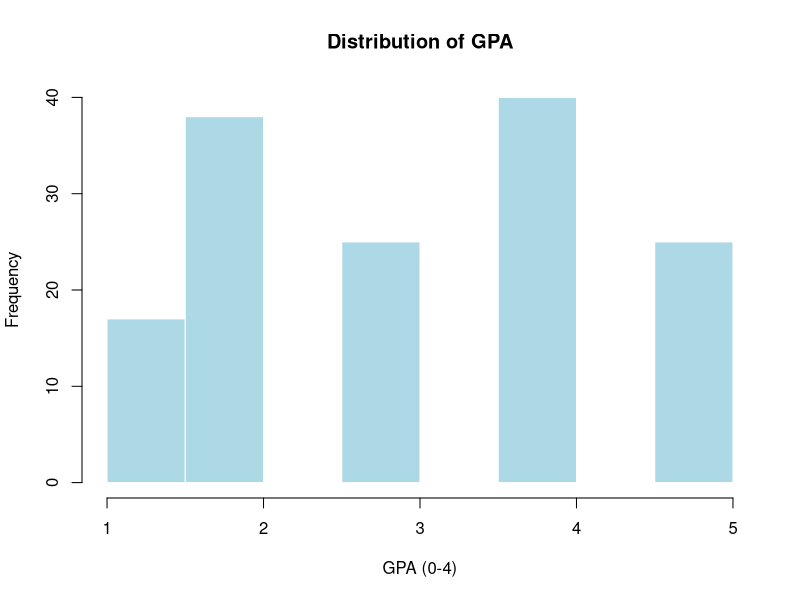
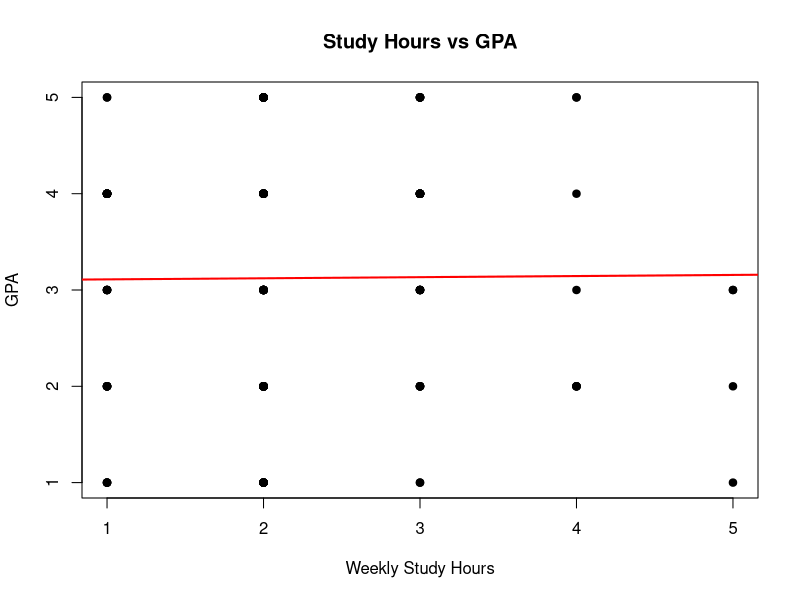
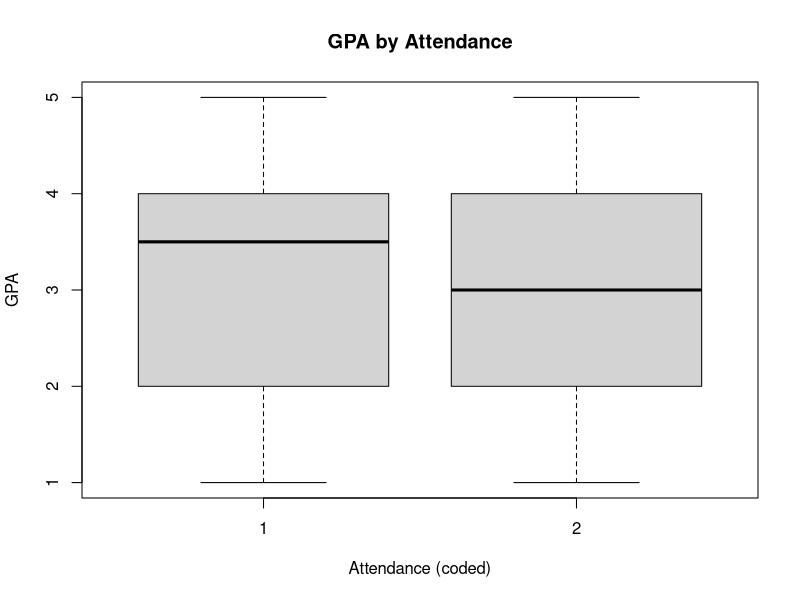

The R source for these figures, in order:
# =========================================
# (Bhavani) - FINAL merged Analysis.R
# Merge of: Pooji (cleaning), Zaheer (descriptives), Hafeez (effect sizes), Taslim (hypothesis testing)
# Follow-up: export git log, select top 3 commits, add Appendix B
# =========================================

# -----------------
# STEP 1: Load cleaned dataset & quick preview
# -----------------
# Purpose: load the final cleaned dataset produced by Pooji and confirm structure.
# Run -> produces: quick console preview

student_data <- read.csv("Final_Clean_Student_Data.csv", stringsAsFactors = FALSE)

# quick structure and head
str(student_data)
head(student_data)
cat("Rows:", nrow(student_data), "Cols:", ncol(student_data), "\n")


# -----------------
# STEP 2: Ensure consistent types & basic cleaning (convert appropriate columns to factors)
# -----------------
# Purpose: mirror Pooji's factor conversions to guarantee later steps run reproducibly.
# Run -> converts listed columns to factor (if present) and renames key columns.
factor_cols <- c(
  "Student.Age",
  "Sex",
  "Graduated.high.school.type",
  "Scholarship.type",
  "Additional.work",
  "Regular.artistic.or.sports.activity",
  "Do.you.have.a.partner",
  "Total.salary.if.available",
  "Transportation.to.the.university",
  "Accommodation.type.in.Cyprus",
  "Mother.s.education",
  "Father.s.education",
  "Parental.status",
  "Mother.s.occupation",
  "Father.s.occupation",
  "Reading.frequency",
  "Reading.frequency.1",
  "Attendance.to.the.seminars.conferences.related.to.the.department",
  "Impact.of.your.projects.activities.on.your.success",
  "Attendance.to.classes",
  "Preparation.to.midterm.exams.1",
  "Preparation.to.midterm.exams.2",
  "Taking.notes.in.classes",
  "Listening.in.classes",
  "Discussion.improves.my.interest.and.success.in.the.course",
  "Flip.classroom",
  "COURSE.ID"
)

for (v in factor_cols) {
  if (v %in% names(student_data)) {
    # only convert if not already a factor and not NA
    if (!is.factor(student_data[[v]])) {
      student_data[[v]] <- as.factor(student_data[[v]])
    }
  }
}

# Rename key columns for readability (same as Pooji)
if ("Weekly.study.hours" %in% names(student_data))
  names(student_data)[names(student_data) == "Weekly.study.hours"] <- "Study_Hours"

if ("Cumulative.grade.point.average.in.the.last.semester...4.00." %in% names(student_data))
  names(student_data)[names(student_data) == "Cumulative.grade.point.average.in.the.last.semester...4.00."] <- "GPA"

if ("Expected.Cumulative.grade.point.average.in.the.graduation...4.00." %in% names(student_data))
  names(student_data)[names(student_data) == "Expected.Cumulative.grade.point.average.in.the.graduation...4.00."] <- "Expected_GPA"

if ("GRADE" %in% names(student_data))
  names(student_data)[names(student_data) == "GRADE"] <- "Final_Grade"

# Save an intermediate cleaned file for the team (optional)
write.csv(student_data, "Final_Clean_Student_Data_v2.csv", row.names = FALSE)



# -----------------
# STEP 3: Descriptive Statistics 
# -----------------
# Purpose: numeric summaries, frequency tables, contingency tables, correlation, simple figures

# (create folders)
if (!dir.exists("report")) dir.create("report")
if (!dir.exists("report/tables")) dir.create("report/tables")
if (!dir.exists("report/figures")) dir.create("report/figures")

# Numeric columns chosen by Zaheer
numeric_cols <- c("Study_Hours", "GPA", "Expected_GPA", "Final_Grade", "Number.of.sisters.brothers")
numeric_cols <- numeric_cols[numeric_cols %in% names(student_data)]

# Summary and sd
if (length(numeric_cols) > 0) {
  numeric_summary <- data.frame(
    variable = numeric_cols,
    mean = sapply(student_data[numeric_cols], function(x) mean(as.numeric(x), na.rm = TRUE)),
    sd   = sapply(student_data[numeric_cols], function(x) sd(as.numeric(x), na.rm = TRUE)),
    median = sapply(student_data[numeric_cols], function(x) median(as.numeric(x), na.rm = TRUE)),
    IQR = sapply(student_data[numeric_cols], function(x) IQR(as.numeric(x), na.rm = TRUE)),
    min = sapply(student_data[numeric_cols], function(x) min(as.numeric(x), na.rm = TRUE)),
    max = sapply(student_data[numeric_cols], function(x) max(as.numeric(x), na.rm = TRUE)),
    n = sapply(student_data[numeric_cols], function(x) sum(!is.na(x))),
    stringsAsFactors = FALSE
  )
  numeric_summary[ , 2:7] <- round(numeric_summary[ , 2:7], 3)
  write.csv(numeric_summary, file = "report/tables/Bhavani_numeric_summary.csv", row.names = FALSE)
}

# Frequency tables for a shortlist of categorical vars (same list used by Zaheer)
cat_vars <- c("Sex", "Student.Age", "Scholarship.type", "Attendance.to.classes",
              "Taking.notes.in.classes", "Preparation.to.midterm.exams.1")
cat_vars <- cat_vars[cat_vars %in% names(student_data)]

for (v in cat_vars) {
  tab <- as.data.frame(table(student_data[[v]], useNA = "ifany"))
  names(tab) <- c(v, "count")
  tab$percent <- round(100 * tab$count / sum(tab$count), 1)
  write.csv(tab, file = paste0("report/tables/Bhavani_freq_", v, ".csv"), row.names = FALSE)
}

# Contingency examples (Attendance x GPA_cat; Sex x Scholarship row%):
if ("GPA" %in% names(student_data)) {
  student_data$GPA_cat <- cut(as.numeric(student_data$GPA),
                              breaks = c(-Inf, 1.5, 2.5, Inf),
                              labels = c("Low", "Medium", "High"))
  ct1 <- table(student_data$Attendance.to.classes, student_data$GPA_cat, useNA = "ifany")
  ct1_df <- as.data.frame.matrix(ct1)
  ct1_df <- cbind(Attendance = rownames(ct1_df), ct1_df); rownames(ct1_df) <- NULL
  write.csv(ct1_df, file = "report/tables/Bhavani_ct_Attendance_GPAcat.csv", row.names = FALSE)
}

if (all(c("Sex","Scholarship.type") %in% names(student_data))) {
  ct2 <- prop.table(table(student_data$Sex, student_data$Scholarship.type), margin = 1) * 100
  ct2_df <- as.data.frame.matrix(round(ct2, 1)); ct2_df <- cbind(Sex = rownames(ct2_df), ct2_df); rownames(ct2_df) <- NULL
  write.csv(ct2_df, file = "report/tables/Bhavani_ct_Sex_Scholarship_rowpct.csv", row.names = FALSE)
}

# Correlation matrix (numeric subset)
num_for_cor <- na.omit(as.data.frame(lapply(student_data[numeric_cols], as.numeric)))
if (nrow(num_for_cor) >= 2) {
  cor_mat <- round(cor(num_for_cor), 3)
  write.csv(as.data.frame(cor_mat), file = "report/tables/Bhavani_correlation_matrix.csv", row.names = TRUE)
}

# Simple figures (same as Zaheer)
if ("GPA" %in% names(student_data)) {
  png(filename = "report/figures/Bhavani_hist_GPA.png", width = 800, height = 600)
  hist(as.numeric(student_data$GPA), main = "Distribution of GPA", xlab = "GPA (0-4)", ylab = "Frequency",
       breaks = 8, col = "lightblue", border = "white")
  dev.off()
}

if (all(c("Study_Hours","GPA") %in% names(student_data))) {
  png(filename = "report/figures/Bhavani_scatter_StudyHours_GPA.png", width = 800, height = 600)
  plot(as.numeric(student_data$Study_Hours), as.numeric(student_data$GPA),
       main = "Study Hours vs GPA", xlab = "Weekly Study Hours", ylab = "GPA", pch = 19)
  if (sum(!is.na(student_data$Study_Hours) & !is.na(student_data$GPA)) >= 2) {
    mod_tmp <- lm(as.numeric(GPA) ~ as.numeric(Study_Hours), data = student_data)
    abline(mod_tmp, col = "red", lwd = 2)
  }
  dev.off()
}

if (all(c("Attendance.to.classes","GPA") %in% names(student_data))) {
  png(filename = "report/figures/Bhavani_box_GPA_by_Attendance.png", width = 800, height = 600)
  boxplot(as.numeric(GPA) ~ Attendance.to.classes, data = student_data,
          main = "GPA by Attendance", xlab = "Attendance (coded)", ylab = "GPA", col = "lightgray")
  dev.off()
  
}



# -----------------
# STEP 4: Modelling, standardized coefs & partial R2 (Hafeez/Taslim style)
# -----------------
# Purpose: fit linear model, standardized coefficients, save model and tables.
# Ensure analysis variables are numeric (same as earlier)
predictors <- c("Study_Hours", "Attendance.to.classes", "Taking.notes.in.classes",
                "Listening.in.classes", "Preparation.to.midterm.exams.1")
all_vars <- c("GPA", predictors)
for (v in intersect(names(student_data), all_vars)) {
  if (is.factor(student_data[[v]])) {
    student_data[[v]] <- as.numeric(as.character(student_data[[v]]))
  }
}

# Fit main linear model (same formula used by Hafeez/Taslim)
lm_model <- lm(GPA ~ Study_Hours + Attendance.to.classes + Taking.notes.in.classes +
                 Listening.in.classes + Preparation.to.midterm.exams.1, data = student_data)

# Save model object
save(lm_model, file = "report/tables/Bhavani_lm_model.RData")

# Standardized coefficients: scale predictors and response
std_lm <- lm(scale(GPA) ~ scale(Study_Hours) + scale(Attendance.to.classes) +
               scale(Taking.notes.in.classes) + scale(Listening.in.classes) +
               scale(Preparation.to.midterm.exams.1), data = student_data)
std_coefs <- as.data.frame(coef(summary(std_lm)))
std_coefs$term <- rownames(std_coefs)
names(std_coefs)[1:4] <- c("estimate","std.error","t.value","p.value")
std_coefs <- std_coefs[ , c("term","estimate","std.error","t.value","p.value")]
write.csv(std_coefs, "report/tables/Bhavani_standardized_coefficients.csv", row.names = FALSE)

# Partial R2 approx (compare full R2 to model without each predictor)
full_r2 <- summary(lm_model)$r.squared
partial_R2 <- sapply(predictors, function(p) {
  others <- setdiff(predictors, p)
  f <- as.formula(paste("GPA ~", paste(others, collapse = " + ")))
  m <- lm(f, data = student_data)
  max(0, full_r2 - summary(m)$r.squared)
})
partial_R2_df <- data.frame(predictor = predictors, partial_R2 = round(partial_R2, 4))
write.csv(partial_R2_df, "report/tables/Bhavani_partial_R2.csv", row.names = FALSE)

# Save one-line summary and model R2
one_line <- paste0("Linear model: GPA ~ Study_Hours + Attendance + TakingNotes + Listening + ExamPrep; R2 = ",
                   round(full_r2, 3))
cat(one_line, file = "report/tables/Bhavani_one_line_summary.txt")

